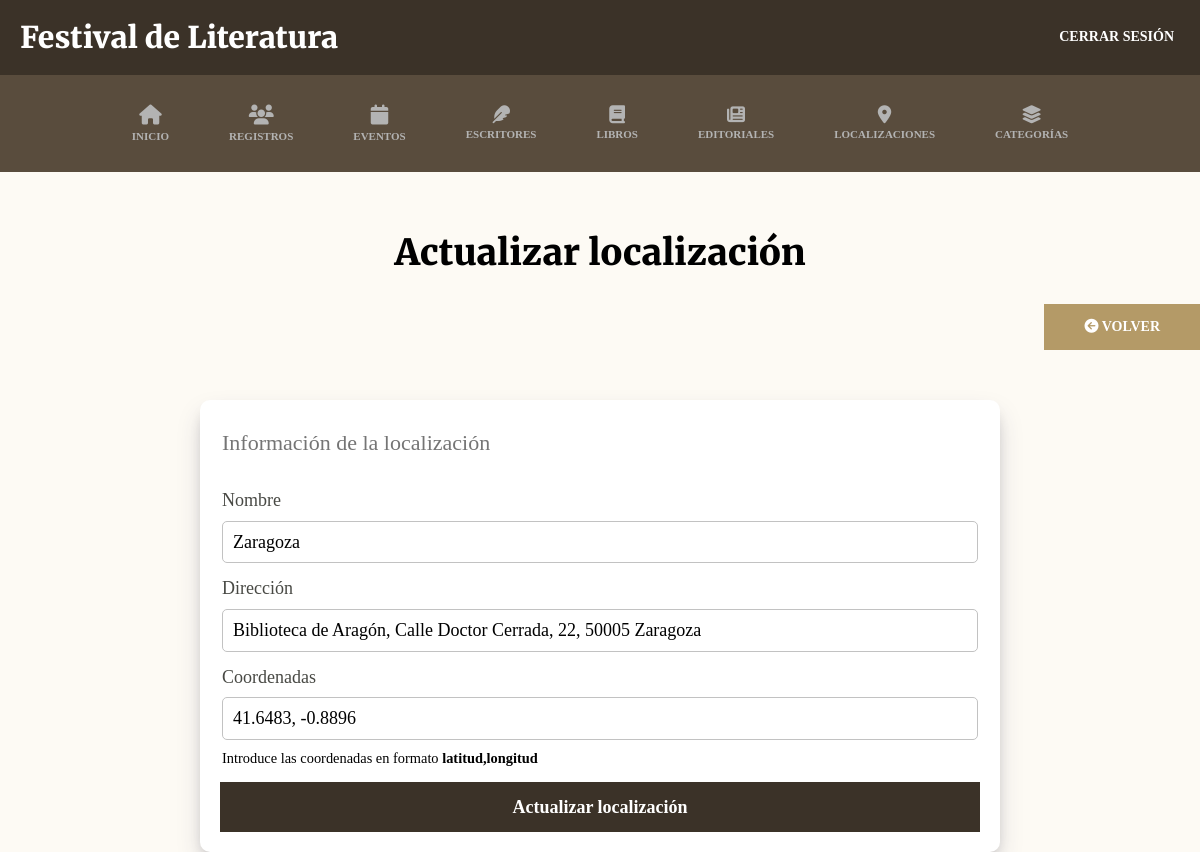
Screenshot of /admin/localizaciones/editar?id=6 (signed in) with the database file from the repository.
### tables this page shows
CREATE TABLE localizaciones (
  id_localizacion INT UNSIGNED  NOT NULL AUTO_INCREMENT,
  nombre            VARCHAR(150)  NOT NULL,
  direccion         VARCHAR(255)  NOT NULL,
  coordenadas       VARCHAR(64)   NOT NULL,  
  PRIMARY KEY (id_localizacion),
  KEY idx_localizaciones_nombre (nombre)
);

### controllers/LocalizacionesController.php (called while the page is built, shortened)
<?php
class LocalizacionesController {
    public static function editar(Router $router) {
        $alertas = [];
        $id = $_GET['id'];
        $id = filter_var($id, FILTER_VALIDATE_INT);
        $localizacion = Localizacion::find($id);
        $router->render('admin/localizaciones/editar', [
            'titulo' => 'Actualizar localización',
            'alertas' => $alertas,
            'localizacion' => $localizacion
        ]);
    }
}

### public/index.php (called while the page is built, shortened)
<?php
$router = new Router();
$router->get('/login', [AuthController::class, 'login']);
$router->post('/login', [AuthController::class, 'login']);
$router->post('/logout', [AuthController::class, 'logout']);
$router->get('/registro', [AuthController::class, 'registro']);
$router->post('/registro', [AuthController::class, 'registro']);
$router->get('/admin/dashboard', [DashboardController::class, 'index']);
$router->get('/admin/registros', [RegistrosController::class, 'index']);
$router->post('/admin/registros/eliminar', [RegistrosController::class, 'eliminar']);
$router->get('/admin/eventos', [EventosController::class, 'index']);
$router->get('/admin/eventos/crear', [EventosController::class, 'crear']);
$router->post('/admin/eventos/crear', [EventosController::class, 'crear']);
$router->get('/admin/eventos/editar', [EventosController::class, 'editar']);
$router->post('/admin/eventos/editar', [EventosController::class, 'editar']);
$router->post('/admin/eventos/eliminar', [EventosController::class, 'eliminar']);
$router->get('/admin/escritores', [EscritoresController::class, 'index']);
$router->get('/admin/escritores/crear', [EscritoresController::class, 'crear']);
$router->post('/admin/escritores/crear', [EscritoresController::class, 'crear']);
$router->get('/admin/escritores/editar', [EscritoresController::class, 'editar']);
$router->post('/admin/escritores/editar', [EscritoresController::class, 'editar']);
$router->post('/admin/escritores/eliminar', [EscritoresController::class, 'eliminar']);
$router->get('/admin/libros', [LibrosController::class, 'index']);
$router->get('/admin/libros/crear', [LibrosController::class, 'crear']);
$router->post('/admin/libros/crear', [LibrosController::class, 'crear']);
$router->get('/admin/libros/editar', [LibrosController::class, 'editar']);
$router->post('/admin/libros/editar', [LibrosController::class, 'editar']);
$router->post('/admin/libros/eliminar', [LibrosController::class, 'eliminar']);
$router->get('/admin/editoriales', [EditorialesController::class, 'index']);
$router->get('/admin/editoriales/crear', [EditorialesController::class, 'crear']);
$router->post('/admin/editoriales/crear', [EditorialesController::class, 'crear']);
$router->get('/admin/editoriales/editar', [EditorialesController::class, 'editar']);
$router->post('/admin/editoriales/editar', [EditorialesController::class, 'editar']);
$router->post('/admin/editoriales/eliminar', [EditorialesController::class, 'eliminar']);
$router->get('/admin/localizaciones', [LocalizacionesController::class, 'index']);
$router->get('/admin/localizaciones/crear', [LocalizacionesController::class, 'crear']);
$router->post('/admin/localizaciones/crear', [LocalizacionesController::class, 'crear']);
$router->get('/admin/localizaciones/editar', [LocalizacionesController::class, 'editar']);
$router->post('/admin/localizaciones/editar', [LocalizacionesController::class, 'editar']);
$router->post('/admin/localizaciones/eliminar', [LocalizacionesController::class, 'eliminar']);
$router->get('/admin/categorias', [CategoriasController::class, 'index']);
$router->get('/admin/categorias/crear', [CategoriasController::class, 'crear']);
$router->post('/admin/categorias/crear', [CategoriasController::class, 'crear']);
$router->get('/admin/categorias/editar', [CategoriasController::class, 'editar']);
$router->post('/admin/categorias/editar', [CategoriasController::class, 'editar']);
$router->post('/admin/categorias/eliminar', [CategoriasController::class, 'eliminar']);
$router->get('/', [PaginasController::class, 'index']);
$router->get('/festival', [PaginasController::class, 'festival']);
$router->get('/programa', [PaginasController::class, 'programa']);
$router->get('/localizaciones', [PaginasController::class, 'localizaciones']);
$router->get('/escritores', [PaginasController::class, 'escritores']);
$router->get('/entradas', [PaginasController::class, 'entradas']);
$router->post('/entradas', [PaginasController::class, 'entradas']);
$router->get('/404', [PaginasController::class, 'error']);
$router->get('/mis-entradas', [\Controllers\PaginasController::class, 'misEntradas']);
$router->post('/mis-entradas', [\Controllers\PaginasController::class, 'misEntradas']);
$router->comprobarRutas();

### models/ActiveRecord.php (called while the page is built, shortened)
<?php
class ActiveRecord {
    protected static $db;
    protected static $tabla = '';
    protected static $idColumn = 'id';
    public function __get(string $propiedad) {
        $metodo = 'get' . str_replace(' ', '', ucwords(str_replace('_', ' ', $propiedad)));
        if (method_exists($this, $metodo)) {
            return $this->$metodo();
        }
        return null;
    }
    public static function setDB($database) {
        self::$db = $database;
    }
    public static function consultarSQL($query) {
        $resultado = self::$db->query($query);
        $array = [];
        while ($registro = $resultado->fetch_assoc()) {
            $array[] = static::crearObjeto($registro);
        }
        return $array;
    }
    protected static function crearObjeto($registro) {
    $objeto = new static;
    foreach ($registro as $key => $value) {
        $v = $value;
        try {
            $prop = new \ReflectionProperty($objeto, $key);
            $type = $prop->getType();
            if ($type instanceof \ReflectionNamedType) {
                $typeName   = $type->getName();
                $allowsNull = $type->allowsNull();
                if ($typeName === 'int') {
                    if ($v === null) {
                        $v = $allowsNull ? null : 0;
                    } else {
                        $v = (int)$v;
                    }
                } elseif ($typeName === 'float') {
                    if ($v === null) {
                        $v = $allowsNull ? null : 0.0;
                    } else {
                        $v = (float)$v;
                    }
                } elseif ($typeName === 'string') {
                    if ($v === null && !$allowsNull) {
                        $v = '';
                    }
                }
            }
        } catch (\ReflectionException $e) {
        }
        $objeto->$key = $v;
    }
    return $objeto;
}
    public static function find(int|string $id): ?static
    {
        $pk = static::$idColumn;
        $idEsc = self::$db->escape_string((string) $id);
        $query = "SELECT * FROM " . static::$tabla . " WHERE {$pk} = '{$idEsc}' LIMIT 1";
        $resultado = self::consultarSQL($query);
        return array_shift($resultado) ?: null;
    }
}

### models/Localizacion.php (called while the page is built, shortened)
<?php
class Localizacion extends ActiveRecord {
    protected string $nombre = '';
    protected string $direccion = '';
    protected string $coordenadas = '';
    public function __construct($args = [])
    {
        $this->nombre          = trim($args['nombre'] ?? '');
        $this->direccion       = trim($args['direccion'] ?? '');
        $this->coordenadas     = trim($args['coordenadas'] ?? '');
    }
    public function getNombre(): string {
        return $this->nombre;
    }
    public function getDireccion(): string {
        return $this->direccion;
    }
    public function getCoordenadas(): string {
        return $this->coordenadas;
    }
}

### views/admin/localizaciones/formulario.php (the view)
<fieldset class="formulario__fieldset">
    <legend class="formulario__legend">Información de la localización</legend>
    <div class="formulario__campo">
        <label for="nombre" class="formulario__label">Nombre</label>
        <input
            type="text"
            class="formulario__input"
            id="nombre"
            name="nombre"
            placeholder="Nombre de la localización"
            value="<?php echo $localizacion->nombre ?? ''; ?>"
        >
    </div>
    <div class="formulario__campo">
        <label for="direccion" class="formulario__label">Dirección</label>
        <input
            type="text"
            class="formulario__input"
            id="direccion"
            name="direccion"
            placeholder="Dirección de la localización"
            value="<?php echo $localizacion->direccion ?? ''; ?>"
        >
    </div>
    <div class="formulario__campo">
        <label for="coordenadas" class="formulario__label">Coordenadas</label>
        <input
            type="text"
            class="formulario__input"
            id="coordenadas"
            name="coordenadas"
            placeholder="Ejemplo: 43.3614,-5.8593"
            value="<?php echo $localizacion->coordenadas ?? ''; ?>"
        >
        <small class="formulario__ayuda">
            Introduce las coordenadas en formato <strong>latitud,longitud</strong>
        </small>
    </div>
</fieldset>

### public/build/css/app.css (style rules this page uses)
html { line-height: 1.15; -webkit-text-size-adjust: 100%; }
body { margin: 0; }
b, strong { font-weight: bolder; }
small { font-size: 80%; }
button, input, optgroup, select, textarea { font-family: inherit; font-size: 100%; line-height: 1.15; margin: 0; }
button, input { overflow: visible; }
fieldset { padding: 0.35em 0.75em 0.625em; }
legend { box-sizing: border-box; color: inherit; display: table; max-width: 100%; padding: 0; white-space: normal; }
html { font-size: 62.5%; box-sizing: border-box; background-color: #fdfaf4; height: 100%; }
*, *:before, *:after { box-sizing: inherit; }
body { font-family: serif; font-size: 1.8rem; }
.formulario__fieldset { border: none; margin-top: 1rem; padding: 0; }
.formulario__legend { color: #757575; font-size: 2.2rem; margin-bottom: 2rem; }
.formulario__campo { display: flex; flex-direction: column; gap: 1rem; margin: 1.5rem 0; }
.formulario__label { display: block; font-size: 1.8rem; color: rgba(26, 27, 21, 0.8); }
.formulario__input, .formulario__select { padding: 1rem; border: 1px solid #c2c2c2; border-radius: 0.5rem; }
.dashboard { height: 100%; display: flex; flex-direction: column; }

### rows the page displays
localizaciones: nombre "Zaragoza", direccion "Biblioteca de Aragón, Calle Doctor Cerrada, 22, 50005 Zaragoza", coordenadas "41.6483, -0.8896"

### other values shown
$titulo "Actualizar localización"
